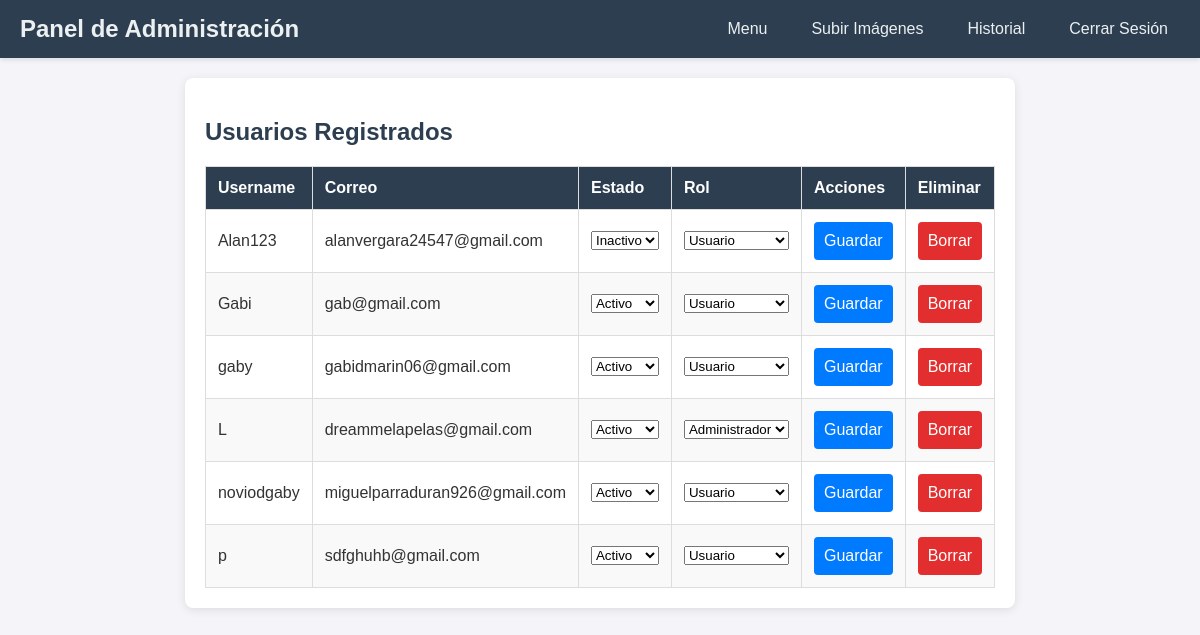
Screenshot of /roles/admin/index.php (signed in) with the database file from the repository.
### tables this page shows
CREATE TABLE `usuario` (
  `username` varchar(50) NOT NULL,
  `correo` varchar(50) DEFAULT NULL,
  `Contraseña` varchar(100) DEFAULT NULL,
  `vida` int(11) DEFAULT NULL,
  `puntos` int(11) DEFAULT NULL,
  `Id_avatar` bigint(20) DEFAULT NULL,
  `Id_nivel` bigint(20) DEFAULT NULL,
  `Id_Estado` bigint(20) DEFAULT NULL,
  `Id_rol` bigint(20) DEFAULT NULL,
  `Id_mundo` bigint(20) NOT NULL
);

CREATE TABLE `estado` (
  `Id_estado` bigint(20) NOT NULL,
  `Nom_estado` char(30) DEFAULT NULL
);

CREATE TABLE `rol` (
  `Id_rol` bigint(20) NOT NULL,
  `Nom_rol` char(30) DEFAULT NULL
);

### roles/admin/ver_usuarios.php (the view, shortened to what this page needs)
<?php
include ('header.php');
$sql = $con->prepare("SELECT * FROM usuario");
$sql->execute();
$fila = $sql->fetchAll(PDO::FETCH_ASSOC);
$sql1 = $con->prepare("SELECT * FROM estado WHERE Id_Estado < 3;");
$sql1->execute();
$fila1 = $sql1->fetchAll(PDO::FETCH_ASSOC);
$sql2 = $con->prepare("SELECT * FROM rol");
$sql2->execute();
$fila2 = $sql2->fetchAll(PDO::FETCH_ASSOC);
?>
<!DOCTYPE html>
<html lang="en">
<head>
</head>
<body>
<div class="main-content">
    <h2>Usuarios Registrados</h2>
    <?php if (!empty($fila)): ?>
        <table class="table">
            <thead>
                <tr>
                    <th>Username</th>
                    <th>Correo</th>
                    <th>Estado</th>
                    <th>Rol</th>
                    <th>Acciones</th>
                    <th>Eliminar</th>
                </tr>
            </thead>
            <tbody>
                <?php foreach ($fila as $usuario): ?>
                    <tr>
                        <td><?php echo $usuario['username']; ?></td>
                        <td><?php echo $usuario['correo']; ?></td>
                        <td>
                            <form method="POST" action="">
                                <select name="estado">
                                    <?php foreach ($fila1 as $estado): ?>
                                        <option value="<?php echo $estado['Id_estado']; ?>"
                                            <?php echo ($estado['Id_estado'] == $usuario['Id_Estado']) ? 'selected' : ''; ?>>
                                            <?php echo $estado['Nom_estado']; ?>
                                        </option>
                                    <?php endforeach; ?>
                                </select>
                        </td>
                        <td>
                            <select name="rol">
                                <?php foreach ($fila2 as $rol): ?>
                                    <option value="<?php echo $rol['Id_rol']; ?>"
                                        <?php echo ($rol['Id_rol'] == $usuario['Id_rol']) ? 'selected' : ''; ?>>
                                        <?php echo $rol['Nom_rol']; ?>
                                    </option>
                                <?php endforeach; ?>
                            </select>
                        </td>
                        <td>
                            <button type="submit" name="guardar" class="botonGuardar">Guardar</button>
                        </td>
                        <td>
                            <form method="POST" action="" onsubmit="return confirm('¿Estás seguro de que deseas eliminar este usuario?');">
                                <button type="submit" name="eliminar" class="borrar">Borrar</button>
                            </form>
                        </td>
                    </tr>
                <?php endforeach; ?>
            </tbody>
        </table>
    <?php else: ?>
        <p>No hay usuarios registrados.</p>
    <?php endif; ?>
</div>
</body>
</html>

### css/index_adm.css (style rules this page uses)
body { font-family: 'Arial', sans-serif; margin: 0; padding: 0; background-color: #f4f4f9; color: #333; display: flex; flex-direction: column; min-height: 100vh; }
.main-content { padding: 20px; max-width: 1200px; margin: 20px auto; background-color: #ffffff; border-radius: 8px; box-shadow: 0 2px 10px rgba(0, 0, 0, 0.1); }
.main-content h2 { color: #2c3e50; margin-bottom: 20px; }
table { width: 100%; border-collapse: collapse; margin-top: 20px; }
table, th, td { border: 1px solid #ddd; }
th, td { padding: 12px; text-align: left; }
th { background-color: #2c3e50; color: white; }
tr:nth-child(even) { background-color: #f9f9f9; }

### roles/admin/ver_usuarios.php (style rules this page uses)
.botonGuardar { padding: 10px; background-color: #007bff; color: white; border: none; border-radius: 4px; font-size: 16px; cursor: pointer; }
.borrar { padding: 10px; background-color:rgb(226, 46, 46); color: white; border: none; border-radius: 4px; font-size: 16px; cursor: pointer; }

### rows the page displays
usuario: username "Alan123", correo "alanvergara24547@gmail.com", estado "Inactivo", rol "Usuario"
usuario: username "Gabi", correo "gab@gmail.com", estado "Activo", rol "Usuario"
usuario: username "gaby", correo "gabidmarin06@gmail.com", estado "Activo", rol "Usuario"
usuario: username "L", correo "dreammelapelas@gmail.com", estado "Activo", rol "Administrador"
usuario: username "noviodgaby", correo "miguelparraduran926@gmail.com", estado "Activo", rol "Usuario"
usuario: username "p", correo "sdfghuhb@gmail.com", estado "Activo", rol "Usuario"
